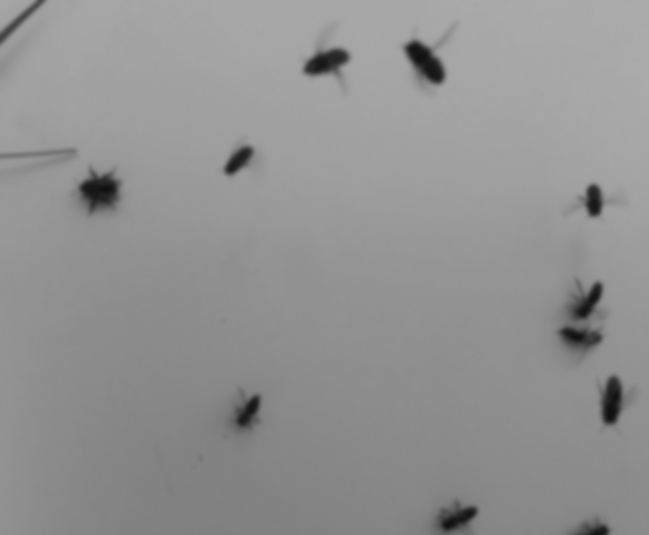
#> input picture inf250/assignment3/bie_threshold.jpg, 649 x 535 px
$ python blob_detection.py   (older library calls are emulated)
#> lines starting #> are read from the running program, lines starting #| are printed output that depends on the picture; after the words box and inside, x2 and y2 are one past the last pixel; in counts of white or black regions, pixels touching at a corner belong together
### inf250/assignment3/bd_backend.py
# -*- coding: utf-8 -*-

"""
Backend for the blob detection coursework for INF250 at NMBU.
"""

__author__ = "Yngve Mardal Moe"
__email__ = "yngve.m.moe@gmail.com"

import numpy as np
from threshold import threshold, histogram
import sys


def _remove_and_relabel_blobs(labeled, wanted_blobs):
    """This function removes unwanted blobs.
    """
    labeled = labeled.copy()
    wanted_blobs = np.array(wanted_blobs)
    no_blobs = len(wanted_blobs)
    unwanted_blobs = np.arange(1, no_blobs+1)[np.logical_not(wanted_blobs)]
    wanted_blobs = np.arange(1, no_blobs+1)[wanted_blobs]

    for unwanted_blob in unwanted_blobs:
        labeled[labeled == unwanted_blob] = 0

    for new_label, wanted_blob in enumerate(wanted_blobs):
        new_label += 1
        labeled[labeled == wanted_blob] = -new_label

    return -labeled


def region_labeling(image, th=None, black_blobs=True,  set_recursion_limit=True,
                         recursion_limit=10000):
    """Uses flood fill labeling to detect and label blobs in an image.

    The flood-fill algorithm is one of the simplest blob-detection
    algorithms that exists. As part of this algorithm, the image needs
    to be binarised. This is done using global thresholding at given threshold
    value, or, if no threshold value is given, Otsu's method is used to find
    the optimal value. the output of this algorithm is a new image, of same
    size as the input image, however it is thresholded and each blob
    has its own gray-value. The BLOBs are assumed to be black on white
    background after binarisation, if this is not the case set `black_blobs`
    to False.


    Parameters:
    -----------
    image : np.ndarray
        Image to detect blobs in. If this image is a colour image then
        the last dimension will be the colour value (as RGB values).
    th : numeric
        Threshold value  for binarisation step. Uses Otsu's method if
        this variable is None.
    black_blobs : Bool
        Whether the blobs should be black or white
    set_recursion_limit : Bool
        Whether or not the system recursion limit should be updated (reset after function)
    recursion_limit : int
        Recursion limit to use for this function.

    Returns:
    --------
    labeled : np.ndarray(np.uint)
        Image where the background is completely black and the blobs each have
        their own grayscale value (starting at 1 and increasing linearly)
    """

    # Setup
    shape = np.shape(image)
    old_recursion_limit = sys.getrecursionlimit()
    if set_recursion_limit:
        sys.setrecursionlimit(recursion_limit)

    if len(shape) == 3:
        image = image.mean(axis=2)
    elif len(shape) > 3:
        raise ValueError('Must be at 2D image')

    # Threshold image
    labeled = threshold(image, th=th).astype(int)
    labeled = 255-labeled if black_blobs else labeled
    labeled[labeled == 255] = -1

    # Label blobs
    blobs = 0
    for i in range(shape[0]):
        for j in range(shape[1]):
            if labeled[i, j] == -1:
                blobs += 1
                flood_fill(labeled, y=i, x=j, colour=blobs)

    # Cleanup
    sys.setrecursionlimit(old_recursion_limit)

    return labeled


def flood_fill(image, y, x, colour):
    """Performs depth-first-search flood fill on the image at given location.
    """
    curr_colour = image[y, x]
    image[y, x] = colour

    if y > 0:
        if image[y-1, x] == curr_colour:
            flood_fill(image, y=y-1, x=x, colour=colour)
    if x > 0:
        if image[y, x-1] == curr_colour:
            flood_fill(image, y=y, x=x-1, colour=colour)
    if y+1 < image.shape[0]:
        if image[y+1, x] == curr_colour:
            flood_fill(image, y=y+1, x=x, colour=colour)
    if x+1 < image.shape[1]:
        if image[y, x+1] == curr_colour:
            flood_fill(image, y=y, x=x+1, colour=colour)

### inf250/assignment3/threshold.py
# -*- coding: utf-8 -*-

"""
Skeleton for first part of the blob-detection coursework as part of INF250
at NMBU (Autumn 2017).
"""

__author__ = "Yngve Mardal Moe"
__email__ = "yngve.m.moe@gmail.com"

import numpy as np


def threshold(image, th=None):
    """Returns a binarised version of given image, thresholded at given value.

    Binarises the image using a global threshold `th`. Uses Otsu's method
    to find optimal thrshold value if the threshold variable is None. The
    returned image will be in the form of an 8-bit unsigned integer array
    with 255 as white and 0 as black.

    Arguments:
    -----------
    image : np.ndarray
        Image to binarise. If this image is a colour image then the last
        dimension will be the colour value (as RGB values).
    th : numeric
        Threshold value. Uses Otsu's method if this variable is None.

    Returns:
    --------
    binarised : np.ndarray(dtype=np.uint8)
        Image where all pixel values are either 0 or 255.
    """
    # Setup
    shape = np.shape(image)
    binarised = np.zeros((shape[0], shape[1]), dtype=np.uint8)

    if len(shape) == 3:
        image = image.mean(axis=2)
    elif len(shape) > 3:
        raise ValueError('Must be at 2D image')

    if th is None:
        th = otsu(image)

    #------------------------------START YOUR CODE-----------------------------#
    binarised[image > th] = 255

    # [6 lines of commented-out code are left out]

    return binarised


def histogram(image):
    """Returns the image histogram with 255 bins.
    """
    # Setup
    shape = np.shape(image)
    histogram = np.zeros(256)

    if len(shape) == 3:
        image = image.mean(axis=2)
    elif len(shape) > 3:
        raise ValueError('Must be at 2D image')

    # Start to make the histogram
    #------------------------------START YOUR CODE-----------------------------#
    #histogram, _ = np.histogram(image, bins=range(256).

    # Or, equivalently
    for pix in image.ravel():
        histogram[int(pix)] += 1
    #-------------------------------END YOUR CODE------------------------------#

    return histogram


def _between_var(histogram, th):
    """Compute the between class variance that's used in Otsu's method.

    Returns the between class variance used for Otsu thresholding at the
    given threshold value. Returns -1 if all pixels are below or above
    the threshold value.

    Arguments:
    ----------
    histogram : np.ndarray
        Image histogram, 1-D array.
    th : numeric
        Threshold value.

    Returns:
    --------
    between_var : float
        The variance between the foreground and background classes.
        If all pixels are in one of the classes, -1 is returned.
    """
    #------------------------------START YOUR CODE-----------------------------#
    no_pixels = histogram.sum()
    no_bg = histogram[:th].sum()
    no_fg = histogram[th:].sum()

    weight_bg = histogram[:th].sum()/no_pixels
    weight_fg = histogram[th:].sum()/no_pixels

    if weight_bg == 0 or weight_fg == 0:
        return -1

    mean_bg = histogram[:th].dot(np.arange(th))/no_bg
    mean_fg = histogram[th:].dot(np.arange(th, 256))/no_fg

    between_var = weight_bg*weight_fg*float(mean_bg - mean_fg)**2
    #-------------------------------END YOUR CODE------------------------------#

    return between_var


def otsu(image):
    """Finds the optimal thresholdvalue of given image using Otsu's method.

    Arguments:
    -----------
    image : numpy.ndarray(dtype=numpy.uint8)
        Image to find optimal threshold value for. Should be 8-bit.

    Returns:
    --------
    otsu : int
        Optimal threshold value.
    """
    hist = histogram(image)
    th = 0

    #------------------------------START YOUR CODE-----------------------------#
    best_var = 0
    for th_val in range(256):
        between_var = _between_var(hist, th_val)
        if between_var > best_var:
            best_var = between_var
            th = th_val

    if th == 0:
        raise Warning('All pixels has the same colour.')
    #-------------------------------END YOUR CODE------------------------------#

    return th


# [37 lines that do not run on import are left out]

### inf250/assignment3/blob_detection.py
# -*- coding: utf-8 -*-

"""
Blob-detection coursework as part of INF250 at NMBU (Autumn 2017).

Based on skeleton code by Yngve Mardal Moe
"""

__author__ = "Jon Nordby"
__email__ = "jononor@gmail.com"

import numpy as np
from threshold import threshold, histogram
from bd_backend import region_labeling, _remove_and_relabel_blobs

def centre_of_mass(image, black_blob=False):
    """Computes the centre of mass of the image.

    The 'mass', M, of an (n x m) image is given by the formula
    .. math::
        M = \sum_{i=1}^n \sum_{j=1}^m p[i, j],
    where p[i, j] is the colour value in pixel [i, j].

    The centre of mass of an (n x m) image is computed by the formula
    .. math::
        CoM_y = \sum_{i=1}^n \sum_{j=1}^m i*p[i, j]/M,
        CoM_x = \sum_{i=1}^n \sum_{j=1}^m j*p[i, j]/M,
    where CoM_y is the vertical centre of mass and CoM_x is the horisontal
    centre of mass.

    Parameters:
    -----------
    image : numpy.ndarray
        A two dimensional numpy array containing a grayscale or thresholded image.
    black_blobs : bool
        Wether the blobs are black or not.

    Returns:
    --------
    centre : np.ndarray
        A numpy array of length two, where the first value is the centre of mass
        in the vertical direction and the second value is the centre of mass in
        the horisontal direction.
    """
    image = image.copy()
    shape = image.shape
    if black_blob:
        image = 255-image
    centre = np.array([0, 0]).astype(float)

    #------------------------------START YOUR CODE-----------------------------#
    s = np.sum(image)
    indices = np.mgrid[0:image.shape[0],0:image.shape[1]]
    ys = np.sum(indices[0]*image)
    xs = np.sum(indices[1]*image)

    # [10 lines of commented-out code are left out]

    centre = np.array([ ys/s, xs/s ])
    #-------------------------------END YOUR CODE------------------------------#
    return centre.astype(int)


def select_one_blob(labeled, colour):
    """Takes an image and sets all colours but `colour` to zero.

    Arguments:
    ----------
    labeled : numpy.ndarray
        A region labeled image, each blob has its own colour.
    colour : numeric
        All pixels but those with this colour is set to zero.

    Returns:
    --------
    one_blob : numpy.ndarray
        Image of same size as original, with
            one_blob[i, j] = 0, if labeled[i, j] != colour
            one_blob[i, j] = labeled[i, j] if labeled[i, j] = colour
    """
    one_blob = labeled.copy()

    #------------------------------START YOUR CODE-----------------------------#
    one_blob[labeled != colour] = 0
    # [8 lines of commented-out code are left out]

    return one_blob


def blob_detection(image, th=None, black_blobs=True, min_area=None,
                   max_area=None):
    """Detect all the blobs in the image that is within the given size range.

    This function uses region labeling to find blobs, it then filteres out
    the blobs that are not according to specifications before returning a
    list of blobs. Each value of this list is a dictionary with the follwing
    key and value pairs:
      - 'pos': The position of one of blob's centre.
      - 'area': The area of the blob.

    Parameters:
    -----------
    image : np.ndarray
        Image to detect blobs in. If this image is a colour image then
        the last dimension will be the colour value (as RGB values).
    th : numeric
        Threshold value  for binarisation step. Uses Otsu's method if
        this variable is None.
    black_blobs : Bool
        Whether the blobs are black or white image after binarisation

    Returns:
    --------
    blobs : list
        List with a dictionary for each blob in the image
    labeled : np.ndarray(int)
        The labeled image.
    """
    # Setup
    shape = np.shape(image)
    labeled = region_labeling(image, th=th,  black_blobs=black_blobs)
    no_blobs = labeled.max()

    min_area = -np.float('inf') if min_area is None else min_area
    max_area = np.float('inf') if max_area is None else max_area


    # Find areas:
    areas = histogram(labeled)[1:]
    areas = np.trim_zeros(areas, 'b') # Remove trailing zeros
    #-----WRITE A SHORT DESRIPTION OF WHY THIS GIVES THE AREA OF EACH BLOB-----#
    # Each blob has its pixel values set to
    # The histogram counts how many times each value appears,
    # effectively counting how many pixels the blob consists of,
    # that is: the area of the blob
    #------------------------------END DESCRIPTION-----------------------------#

    # Filter blobs:
    # Array with the blob-labels to consider
    # The i-th value in the `wanted_blobs list should be True if the
    # corresponding blob has an area within the range we consider.
    #------------------------------START YOUR CODE-----------------------------#
    wanted_blobs = [ max_area > a > min_area for a in areas ]
    #-------------------------------END YOUR CODE------------------------------#

    # Remove unwanted blobs and recompute areas
    labeled = _remove_and_relabel_blobs(labeled, wanted_blobs)
    areas = histogram(labeled)[1:]
    areas = np.trim_zeros(areas, 'b') # Remove trailing zeros

    no_blobs = labeled.max()
    blobs = [{
        'pos' : np.array([None, None]),
        'area' : None,
    } for _ in range(no_blobs)]
    #-----------------------------YOUR CODE HERE-------------------------------#
    for blob in range(no_blobs):
        blobs[blob]['area'] = areas[blob]
        color = blob + 1 # Blob labels start at 1
        isolated = select_one_blob(labeled, color)
        blobs[blob]['pos'] = centre_of_mass(isolated)
    #-----------------------------END YOUR CODE--------------------------------#

    return blobs, labeled


if __name__ == '__main__':
    import matplotlib.pyplot as plt
    import skimage.io as io

    image = io.imread('bie_threshold.jpg').mean(axis=2)
#> image: shape (535, 649) float64; min 15, max 172, mean 146.3

    # Detect blobs
    blobs, labeled = blob_detection(image, min_area=370)
#> the loop in histogram, `for pix in image.ravel():` made 347215 passes
#> pix on passes 1 to 3: 165, 165, 166
#> after the loop in histogram, `for pix in image.ravel():`: histogram = 256 values, max 14721 at index 143, min 0 at index 0, mean 1356.3
#> in otsu, `hist = histogram(image)`: hist has the same summary as histogram in histogram
#> the loop in otsu, `for th_val in range(256):` made 256 passes
#> (no_bg in _between_var, no_fg in _between_var, weight_bg in _between_var, weight_fg in _between_var, mean_bg in _between_var, mean_fg in _between_var, between_var, best_var) on passes 17 to 28: (10, 347205, 2.88e-05, 1, 15, 146.3, 0.496, 0.496), (48, 347167, 0.000138, 1, 15.79, 146.3, 2.35, 2.35), (99, 347116, 0.000285, 1, 16.41, 146.3, 4.81, 4.81), (144, 347071, 0.000415, 1, 16.91, 146.3, 6.94, 6.94), (202, 347013, 0.000582, 0.999, 17.51, 146.3, 9.65, 9.65), (286, 346929, 0.000824, 0.999, 18.24, 146.4, 13.51, 13.51), (372, 346843, 0.00107, 0.999, 18.88, 146.4, 17.41, 17.41), (480, 346735, 0.00138, 0.999, 19.58, 146.4, 22.22, 22.22), (621, 346594, 0.00179, 0.998, 20.36, 146.5, 28.41, 28.41), (781, 346434, 0.00225, 0.998, 21.1, 146.6, 35.32, 35.32), (918, 346297, 0.00264, 0.997, 21.69, 146.6, 41.15, 41.15), (1057, 346158, 0.00304, 0.997, 22.25, 146.7, 46.97, 46.97)
#> (between_var, best_var) on passes 61 to 66: (152.4, 152.4), (154.1, 154.1), (155.9, 155.9), (157.5, 157.5), (158.9, 158.9), (160.5, 160.5)
#> after the loop in otsu, `for th_val in range(256):`: best_var = 191.9; th = 105
#> in region_labeling, `labeled = threshold(image, th=th).astype(int)`:
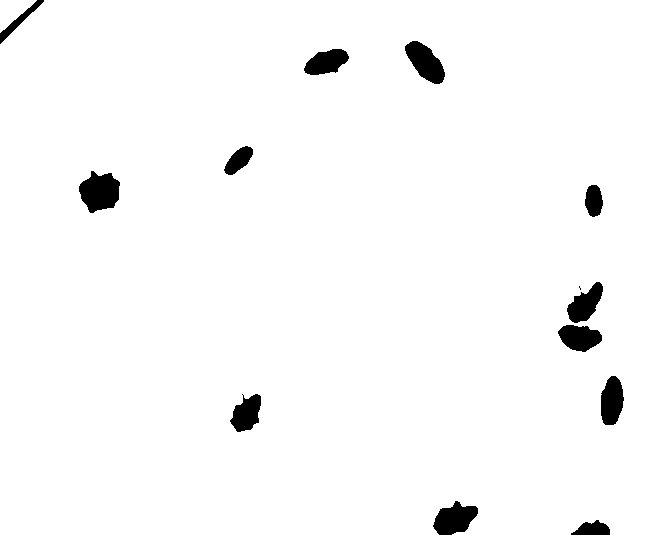
#> labeled: shape (535, 649) int64; 97.4% white; 13 black regions (1 under 20 px), largest, box (x1, y1, x2, y2) and area: (79, 171, 120, 213) 1210, (405, 41, 445, 84) 1003, (433, 501, 478, 535) 997
#> in region_labeling, `labeled[labeled == 255] = -1`:
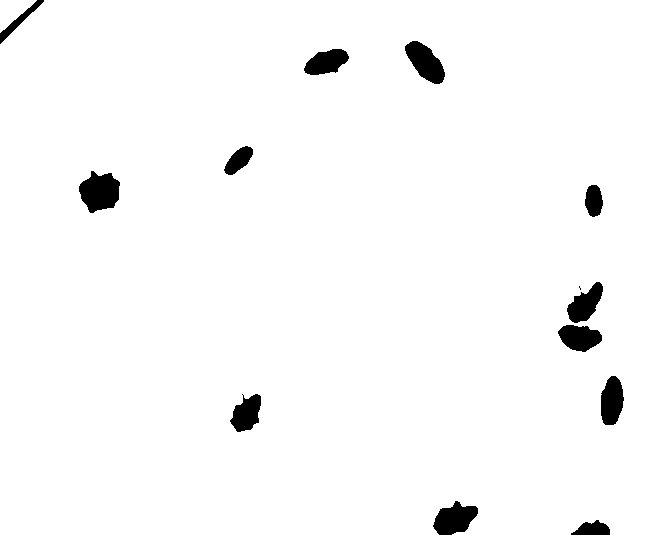
#> labeled: shape (535, 649) int64; values -1 (black) and 0 (white), 97.4% white; 13 black regions (1 under 20 px), largest, box (x1, y1, x2, y2) and area: (79, 171, 120, 213) 1210, (405, 41, 445, 84) 1003, (433, 501, 478, 535) 997
#> the loop in region_labeling, `for i in range(shape[0]):` made 535 passes
#> after the loop in region_labeling, `for i in range(shape[0]):`:
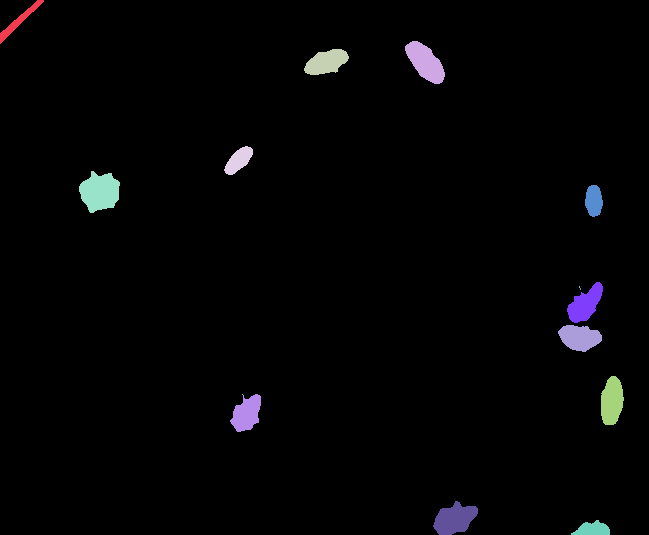
#> labeled: shape (535, 649) int64; 16 distinct labels, from 0 to 15; one colour per label, 0 black
#> the loop in histogram (call 2), `for pix in image.ravel():` made 347215 passes
#> pix on passes 2 to 4: 0, 0, 0
#> the loop in _remove_and_relabel_blobs, `for unwanted_blob in unwanted_blobs:` made 4 passes
#> unwanted_blob on passes 2 to 4: 8, 9, 12
#> after the loop in _remove_and_relabel_blobs, `for unwanted_blob in unwanted_blobs:`: labeled: shape (535, 649) int64; 12 distinct labels, from 0 to 15
#> the loop in _remove_and_relabel_blobs, `for new_label, wanted_blob in enumerate(wanted_blobs):` made 11 passes
#> wanted_blob on passes 1 to 11: 2, 3, 4, 5, 6, 7, 10, 11, 13, 14, 15
#> after the loop in _remove_and_relabel_blobs, `for new_label, wanted_blob in enumerate(wanted_blobs):`:
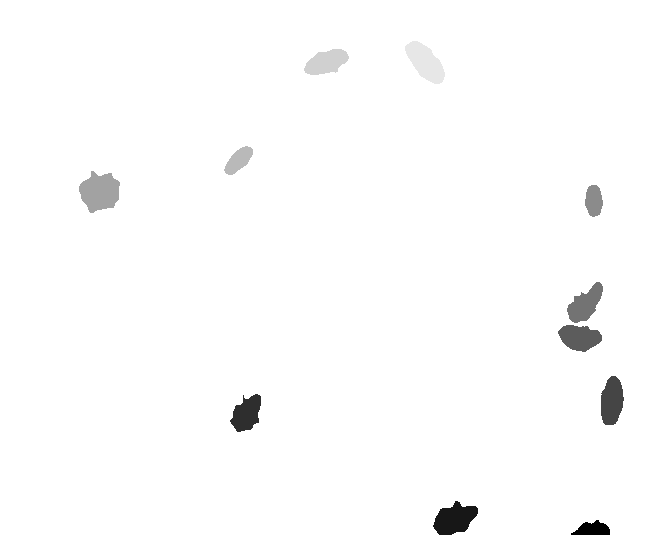
#> labeled: shape (535, 649) int64; min -11, max 0, mean -0.144; drawn with min black and max white
#> in _remove_and_relabel_blobs, `return -labeled`:
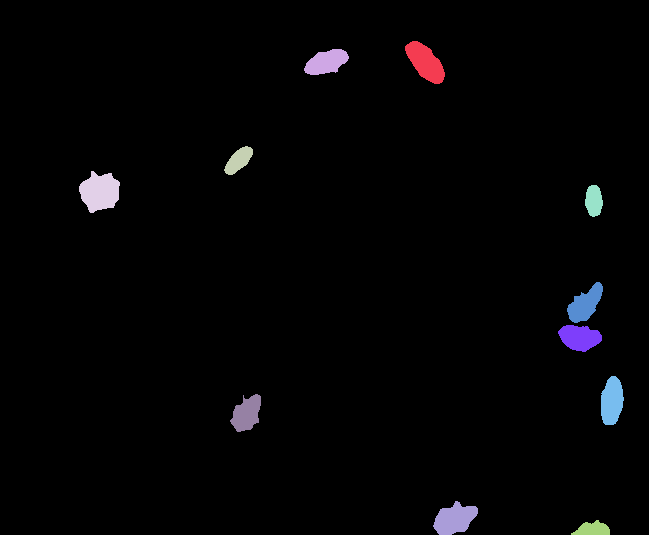
#> returned value: shape (535, 649) int64; 12 distinct labels, from 0 to 11; one colour per label, 0 black
#> after the loop in blob_detection, `for blob in range(no_blobs):`:
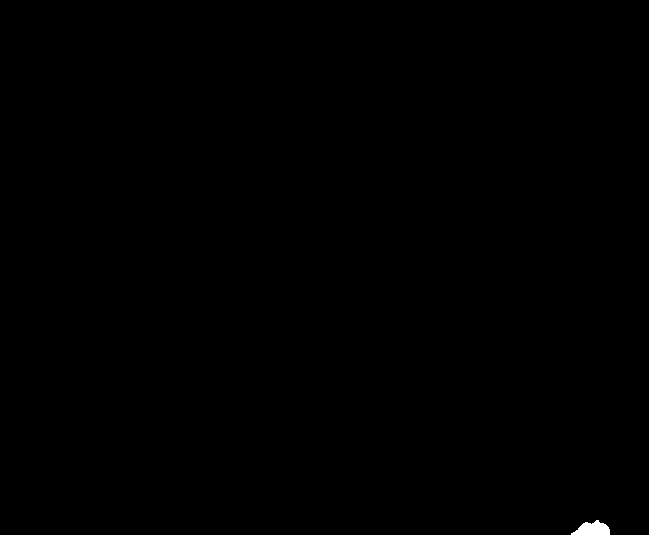
#> isolated: shape (535, 649) int64; values 0 (black) and 11 (white), 0.11% white; 1 white region, box (x1, y1, x2, y2) and area: (571, 520, 610, 535) 391
    blob_coords = np.array([[blob['pos'][1], blob['pos'][0]] for blob in blobs])

    # Create figure and axes
    fig = plt.figure()
    sub1 = fig.add_subplot(121)
    sub2 = fig.add_subplot(122)

    # Display images
    sub1.imshow(image, cmap='gray')
    sub1.scatter(blob_coords[:, 0], blob_coords[:, 1])
    sub2.imshow(labeled)

    # Set title and axes
    sub1.set_title('Original image')
    sub2.set_title('Region labeled image')
    sub1.set_xticks([])
    sub1.set_yticks([])
    sub2.set_xticks([])
    sub2.set_yticks([])

    # Format print with blob information
    print('|{:<10}|{:<10}|{:<10}|{:<10}|'.format('Blob no:', 'x pos:', 'y pos:', 'Area:'))
    for i, blob in enumerate(blobs):
        print('|{:<10}|{:<10}|{:<10}|{:<10}|'.format(i, blob['pos'][1],
                                                     blob['pos'][0], blob['area']))
#> this loop made 11 passes
#> blob on passes 1 to 11: {'pos': [61, 424], 'area': 1003}, {'pos': [61, 326], 'area': 798}, {'pos': [159, 238], 'area': 474}, {'pos': [191, 99], 'area': 1210}, {'pos': [200, 593], 'area': 445}, {'pos': [303, 584], 'area': 820}, {'pos': [337, 579], 'area': 843}, {'pos': [400, 611], 'area': 871}, {'pos': [413, 246], 'area': 777}, {'pos': [518, 454], 'area': 997}, {'pos': [528, 592], 'area': 391}
#| |0         |424       |61        |1003.0    |
#| |1         |326       |61        |798.0     |
#| |2         |238       |159       |474.0     |
#| |3         |99        |191       |1210.0    |
#| |4         |593       |200       |445.0     |
#| |5         |584       |303       |820.0     |
#| |6         |579       |337       |843.0     |
#| |7         |611       |400       |871.0     |
#> (further printed lines are left out)

    plt.show()
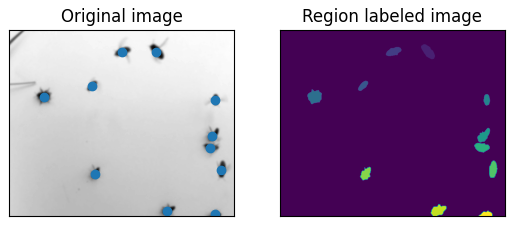
#> figure drawn by matplotlib, 2 panels
